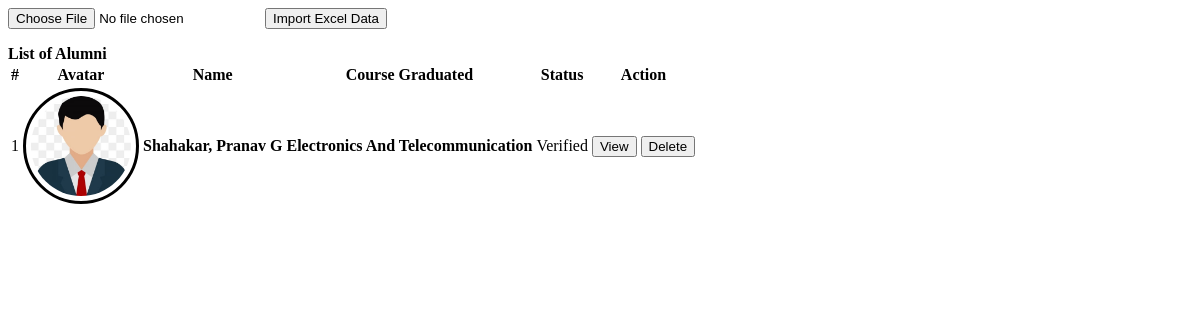
Screenshot of /admin/alumni.php with the database file from the repository.
### tables this page shows
CREATE TABLE `alumnus_bio` (
  `id` int(30) NOT NULL,
  `firstname` varchar(200) NOT NULL,
  `middlename` varchar(200) NOT NULL,
  `lastname` varchar(200) NOT NULL,
  `gender` varchar(10) NOT NULL,
  `batch` year(4) NOT NULL,
  `course_id` int(30) NOT NULL,
  `email` varchar(250) NOT NULL,
  `connected_to` text NOT NULL,
  `avatar` text NOT NULL,
  `status` tinyint(1) NOT NULL DEFAULT 0 COMMENT '0= Unverified, 1= Verified',
  `date_created` date NOT NULL DEFAULT current_timestamp()
);

CREATE TABLE `courses` (
  `id` int(30) NOT NULL,
  `course` text NOT NULL,
  `about` text NOT NULL
);

### admin/alumni.php (the view, shortened to what this page needs)
<?php include('db_connect.php'); ?>
<div class="container-fluid">
    <div class="col-lg-12">
        <div class="row">
            <form action="import_alumni.php" method="post" enctype="multipart/form-data">
                <div class="col-md-12 mb-3">
                    <input type="file" name="excel_file" accept=".xls,.xlsx" required>
                    <button type="submit" name="import" class="btn btn-primary">Import Excel Data</button>
                </div>
            </form>
            <div class="col-md-12">
                <div class="card">
                    <div class="card-header">
                        <b>List of Alumni</b>
                    </div>
                    <div class="card-body">
                        <table class="table table-condensed table-bordered table-hover">
                            <thead>
                                <tr>
                                    <th class="text-center">#</th>
                                    <th>Avatar</th>
                                    <th>Name</th>
                                    <th>Course Graduated</th>
                                    <th>Status</th>
                                    <th class="text-center">Action</th>
                                </tr>
                            </thead>
                            <tbody>
                                <?php
                                $i = 1;
                                $alumni = $conn->query("SELECT a.*, c.course, CONCAT(a.lastname, ', ', a.firstname, ' ', a.middlename) as name
                                                         FROM alumnus_bio a
                                                         INNER JOIN courses c ON c.id = a.course_id
                                                         ORDER BY name ASC");
                                while($row = $alumni->fetch_assoc()):
                                ?>
                                <tr>
                                    <td class="text-center"><?php echo $i++; ?></td>
                                    <td class="text-center">
                                        <div class="avatar">
                                            <img src="assets/uploads/<?php echo htmlspecialchars($row['avatar']); ?>" alt="">
                                        </div>
                                    </td>
                                    <td>
                                        <p><b><?php echo ucwords(htmlspecialchars($row['name'])); ?></b></p>
                                    </td>
                                    <td>
                                        <p><b><?php echo htmlspecialchars($row['course']); ?></b></p>
                                    </td>
                                    <td class="text-center">
                                        <?php if($row['status'] == 1): ?>
                                            <span class="badge badge-primary">Verified</span>
                                        <?php else: ?>
                                            <span class="badge badge-secondary">Not Verified</span>
                                        <?php endif; ?>
                                    </td>
                                    <td class="text-center">
                                        <button class="btn btn-sm btn-outline-primary view_alumni" type="button" data-id="<?php echo $row['id']; ?>">View</button>
                                        <button class="btn btn-sm btn-outline-danger delete_alumni" type="button" data-id="<?php echo $row['id']; ?>">Delete</button>
                                    </td>
                                </tr>
                                <?php endwhile; ?>
                            </tbody>
                        </table>
                    </div>
                </div>
            </div>
        </div>
    </div>
</div>

### admin/alumni.php (style rules this page uses)
td { vertical-align: middle !important; }
td p { margin: unset; }
img { max-width: 100px; max-height: 150px; }
.avatar { display: flex; border-radius: 100%; width: 100px; height: 100px; align-items: center; justify-content: center; border: 3px solid; padding: 5px; }
.avatar img { max-width: calc(100%); max-height: calc(100%); border-radius: 100%; }

### rows the page displays
alumnus_bio: avatar (picture), name "Shahakar, Pranav G", course.course "Electronics And Telecommunication", status "Verified"
